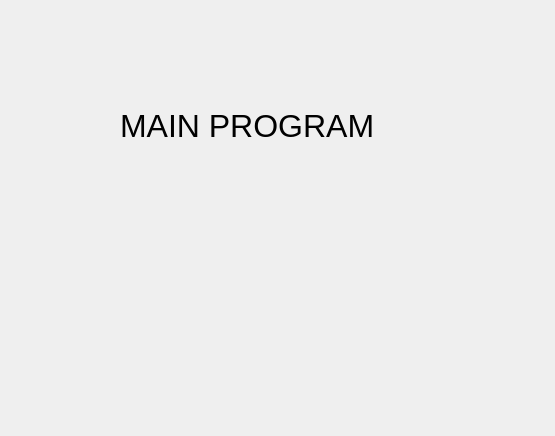
<?xml version="1.0" encoding="UTF-8"?>
<ui version="4.0">
 <class>Form2</class>
 <widget class="QWidget" name="Form2">
  <property name="geometry">
   <rect>
    <x>0</x>
    <y>0</y>
    <width>555</width>
    <height>436</height>
   </rect>
  </property>
  <property name="windowTitle">
   <string>Form</string>
  </property>
  <widget class="QLabel" name="label">
   <property name="geometry">
    <rect>
     <x>120</x>
     <y>40</y>
     <width>321</width>
     <height>171</height>
    </rect>
   </property>
   <property name="font">
    <font>
     <pointsize>24</pointsize>
    </font>
   </property>
   <property name="text">
    <string>MAIN PROGRAM</string>
   </property>
  </widget>
 </widget>
 <resources/>
 <connections/>
</ui>
